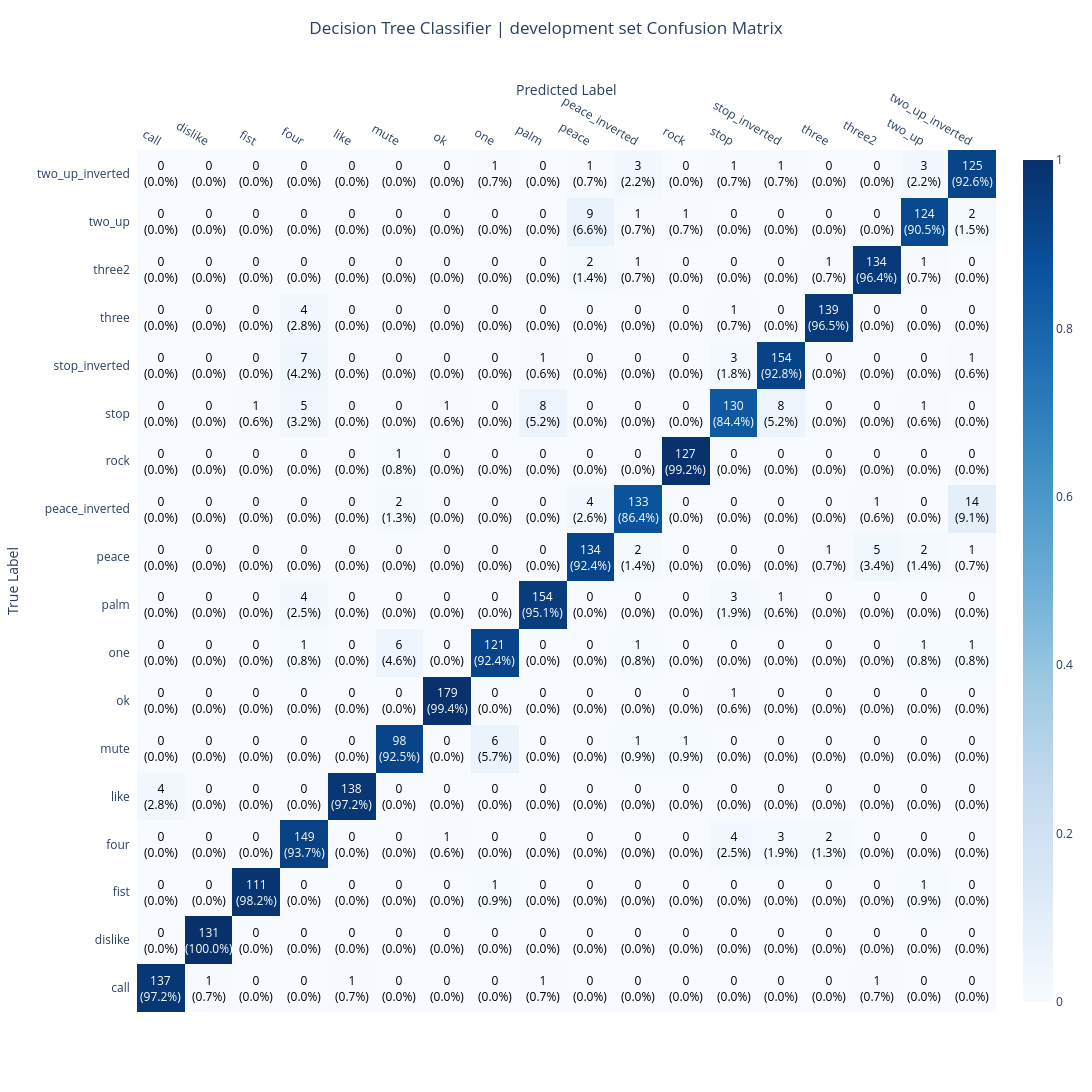

Notebook code cell kept with this figure:
### Code cell
dt_conf_train_fig = dt_trainer.plot_confusion_matrix(dt_model_name, le, "train set")

dt_conf_dev_fig = dt_trainer.plot_confusion_matrix(dt_model_name, le, "development set")

dt_conf_tets_fig = dt_trainer.plot_confusion_matrix(dt_model_name, le, "test set")

# show dev set confusion matrix
dt_conf_dev_fig.show()
